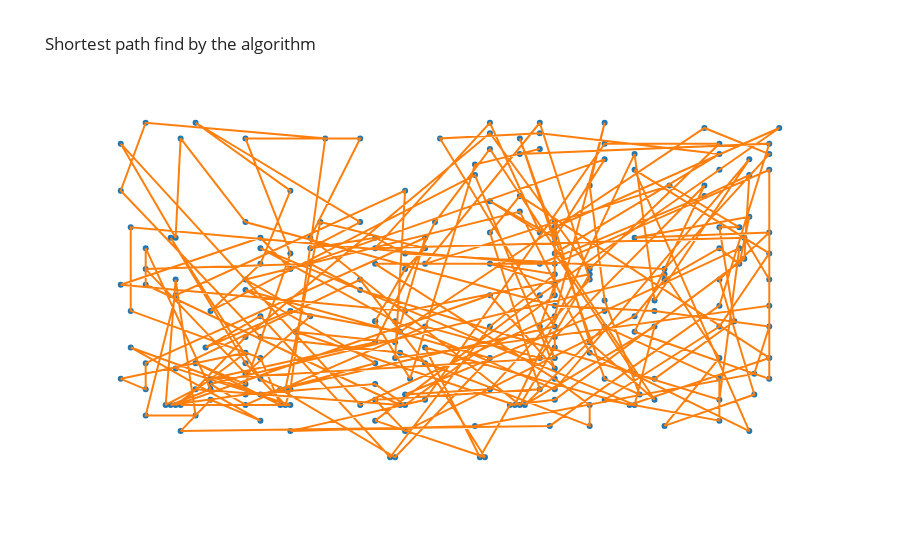

Notebook source saved alongside this figure:
### Markdown cell above
### Lancement du test avec l'algorithme génétique

### Code cell
# Algo génétique
data = data_TSPLIB(f'data/{ENSEMBLE_TEST[choix_data_test]}.tsp')
df = test_unitaire(choix_data_test, 'genetique')
affichage(df, data).show()

### Figure 1 — Plotly figure (JSON) as saved in the notebook; plotly's stock layout.template omitted (floating-point values rounded to 4 significant figures; data arrays with more than 128 entries replaced by an {"elided": "..."} marker saying what was removed)
{"data": [{"hovertemplate": "x=%{x}<br>y=%{y}<extra></extra>", "legendgroup": "", "marker": {"color": "#1F77B4", "symbol": "circle"}, "mode": "markers", "name": "", "orientation": "v", "showlegend": false, "type": "scatter", "x": {"elided": "238 int values"}, "xaxis": "x", "y": {"elided": "238 int values"}, "yaxis": "y"}, {"mode": "lines", "showlegend": false, "type": "scatter", "x": {"elided": "238 int values"}, "y": {"elided": "238 int values"}}], "layout": {"legend": {"tracegroupgap": 0}, "title": {"text": "Shortest path find by the algorithm"}, "xaxis": {"anchor": "y", "domain": [0, 1], "title": {"text": "x"}, "visible": false, "zeroline": false}, "yaxis": {"anchor": "x", "domain": [0, 1], "title": {"text": "y"}, "visible": false, "zeroline": false}}}
